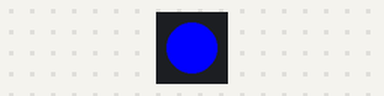
The program below on a simulated MicroPython board. Parts: 1 RGB LEDs in strip order, left to right.

Above: at 0.5 s.
At 3.5 s:
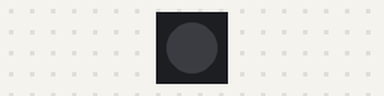
Timing chart, 0 to 4.6 s (numbered marks = the images above):
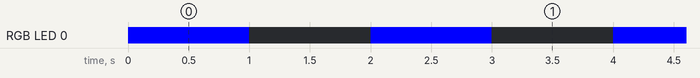

The program:

blink_neopix.py
```python
import time
import neopixel
from machine import Pin, Timer

led = neopixel.NeoPixel(Pin(8), 1)
on = (0, 0, 255)
off = (0, 0, 0)

while True:
    led[0] = on
    led.write()
    time.sleep(1)
    led[0] = off
    led.write()
    time.sleep(1)
```

Measured:
- by itself, RGB LED 0: alternates RGB(0, 0, 255) for 1.0 s and off for 1.0 s
